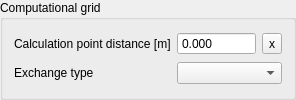
            <widget class="QGroupBox" name="grp_computational_grid">
             <property name="title">
              <string>Computational grid</string>
             </property>
             <layout class="QGridLayout" name="gridLayout_26">
              <item row="0" column="1">
               <widget class="QDoubleSpinBox" name="calculation_point_distance">
                <property name="sizePolicy">
                 <sizepolicy hsizetype="Expanding" vsizetype="Fixed">
                  <horstretch>0</horstretch>
                  <verstretch>0</verstretch>
                 </sizepolicy>
                </property>
                <property name="locale">
                 <locale language="English" country="UnitedStates"/>
                </property>
                <property name="inputMethodHints">
                 <set>Qt::ImhNone</set>
                </property>
                <property name="buttonSymbols">
                 <enum>QAbstractSpinBox::NoButtons</enum>
                </property>
                <property name="decimals">
                 <number>3</number>
                </property>
                <property name="minimum">
                 <double>-9999999999.000000000000000</double>
                </property>
                <property name="maximum">
                 <double>9999999999.000000000000000</double>
                </property>
               </widget>
              </item>
              <item row="0" column="0">
               <widget class="QLabel" name="label_57">
                <property name="text">
                 <string>Calculation point distance [m]</string>
                </property>
                <property name="wordWrap">
                 <bool>false</bool>
                </property>
                <property name="indent">
                 <number>-1</number>
                </property>
               </widget>
              </item>
              <item row="0" column="2">
               <widget class="QToolButton" name="calculation_point_distance_clear_2">
                <property name="text">
                 <string>x</string>
                </property>
               </widget>
              </item>
              <item row="1" column="0">
               <widget class="QLabel" name="label_10">
                <property name="locale">
                 <locale language="English" country="UnitedStates"/>
                </property>
                <property name="inputMethodHints">
                 <set>Qt::ImhNone</set>
                </property>
                <property name="text">
                 <string>Exchange type</string>
                </property>
                <property name="alignment">
                 <set>Qt::AlignLeading|Qt::AlignLeft|Qt::AlignVCenter</set>
                </property>
                <property name="indent">
                 <number>-1</number>
                </property>
               </widget>
              </item>
              <item row="1" column="1" colspan="2">
               <widget class="QComboBox" name="exchange_type">
                <property name="sizePolicy">
                 <sizepolicy hsizetype="Expanding" vsizetype="Fixed">
                  <horstretch>0</horstretch>
                  <verstretch>0</verstretch>
                 </sizepolicy>
                </property>
                <property name="locale">
                 <locale language="English" country="UnitedStates"/>
                </property>
                <property name="inputMethodHints">
                 <set>Qt::ImhNone</set>
                </property>
               </widget>
              </item>
             </layout>
            </widget>
